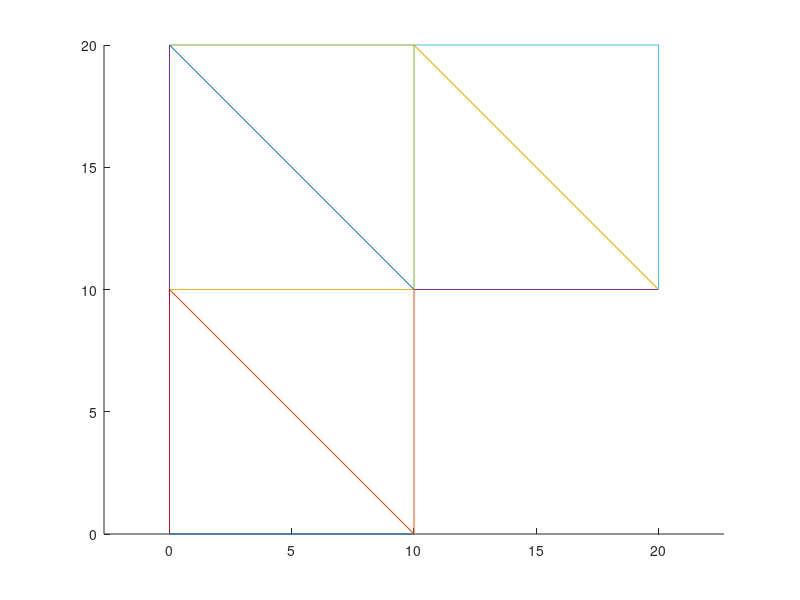
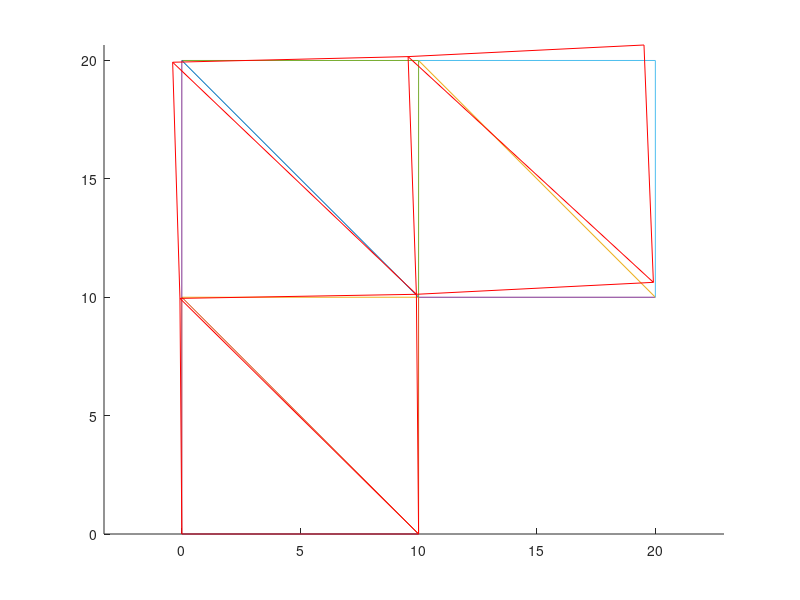
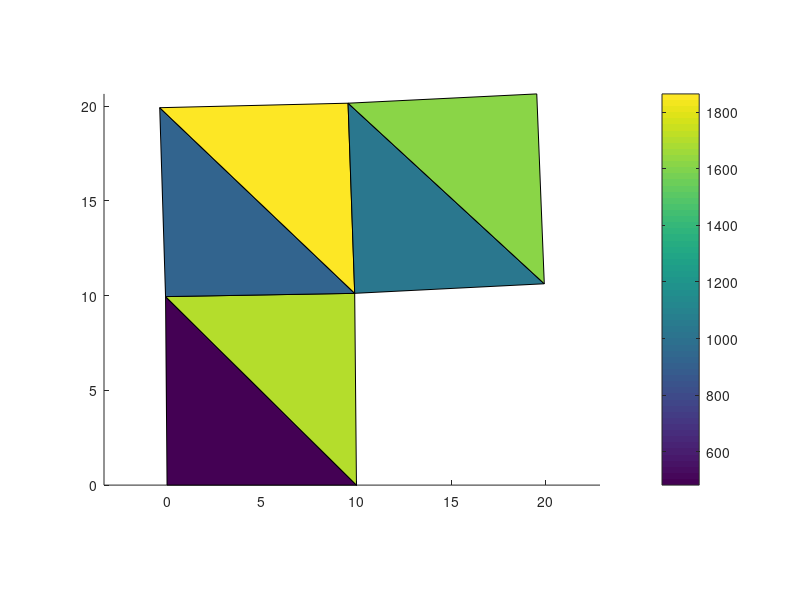

MATLAB code for these plots, in order:
close all;
clear all;
clc;

%---------------------------------------------------------------------
% Donn�es du probl�me
%---------------------------------------------------------------------

% Param�tres
h = 10. ;
e = 1. ;
% Materiau
Young = 210000. ;
nu = 0.3 ;
lambda = nu*Young/((1+nu)*(1-2*nu)) ;
mu = Young / (2*(1+nu)) ;
C = [lambda+2*mu lambda 0 ; lambda lambda+2*mu 0 ; 0 0 2*mu ] ;
% Effort
F = 1000. ;

% G�om�trie

% Noeuds 
Nodes{1}.V = [ 0 ; 0 ] ;
Nodes{2}.V = [ h ; 0 ] ;
Nodes{3}.V = [ 0 ; h ] ;
Nodes{4}.V = [ h ; h ] ;
Nodes{5}.V = [ 2*h ; h ] ;
Nodes{6}.V = [ 0 ; 2*h ] ;
Nodes{7}.V = [ h ; 2*h ] ;
Nodes{8}.V = [ 2*h ; 2*h ] ;

% Visualisation

figure

for k=1 : 4
    hold on
     plot([Nodes{k}.V(1,1) ; Nodes{k+1}.V(1,1)],[Nodes{k}.V(2,1) , Nodes{k+1}.V(2,1)]);
    axis equal
end
for k=6 : 7
     plot([Nodes{k}.V(1,1) ; Nodes{k+1}.V(1,1)],[Nodes{k}.V(2,1) , Nodes{k+1}.V(2,1)]);
end
for k=1 : 2
     plot([Nodes{k}.V(1,1) ; Nodes{k+2}.V(1,1)],[Nodes{k}.V(2,1) , Nodes{k+2}.V(2,1)]);
     plot([Nodes{k+3}.V(1,1) ; Nodes{k+5}.V(1,1)],[Nodes{k+3}.V(2,1) , Nodes{k+5}.V(2,1)]);
end
for k=3 : 5
     plot([Nodes{k}.V(1,1) ; Nodes{k+3}.V(1,1)],[Nodes{k}.V(2,1) , Nodes{k+3}.V(2,1)]);
end

% Elements
Elem{1}.connect = [1 2 3] ;
Elem{2}.connect = [4 3 2] ;
Elem{3}.connect = [3 4 6] ;
Elem{4}.connect = [7 6 4] ;
Elem{5}.connect = [4 5 7] ;
Elem{6}.connect = [8 7 5] ;

% Matrices B ;
Bel = [-1/h 0 1/h 0 0 0; 0 -1/h 0 0 0 1/h; -1/(h*sqrt(2)) -1/(h*sqrt(2)) 0 1/(h*sqrt(2)) 1/(h*sqrt(2)) 0];
for i=1:3
    B{2*i-1} = Bel ;
    B{2*i} = - Bel ;
end

% Matrice de rigidite elementaire
Ke = (e/2)*h^2*Bel'*C*Bel ;
keyboard

% Assemblage
Nddl = 2*length(Nodes);
K = zeros(Nddl) ;
for j = 1:length(Elem)
    el1 = Elem{j}.connect(1) ;
    el2 = Elem{j}.connect(2) ;
    el3 = Elem{j}.connect(3) ;
    K(2*el1-1:2*el1,2*el1-1:2*el1) = K(2*el1-1:2*el1,2*el1-1:2*el1)+ Ke(1:2,1:2) ;
    K(2*el2-1:2*el2,2*el2-1:2*el2) = K(2*el2-1:2*el2,2*el2-1:2*el2)+ Ke(3:4,3:4) ;
    K(2*el3-1:2*el3,2*el3-1:2*el3) = K(2*el3-1:2*el3,2*el3-1:2*el3)+ Ke(5:6,5:6) ;
    K(2*el1-1:2*el1,2*el2-1:2*el2) = K(2*el1-1:2*el1,2*el2-1:2*el2)+ Ke(1:2,3:4) ;
    K(2*el1-1:2*el1,2*el3-1:2*el3) = K(2*el1-1:2*el1,2*el3-1:2*el3)+ Ke(1:2,5:6) ;
    K(2*el2-1:2*el2,2*el3-1:2*el3) = K(2*el2-1:2*el2,2*el3-1:2*el3)+ Ke(3:4,5:6) ;
    K(2*el2-1:2*el2,2*el1-1:2*el1) = K(2*el2-1:2*el2,2*el1-1:2*el1)+ Ke(3:4,1:2) ;
    K(2*el3-1:2*el3,2*el1-1:2*el1) = K(2*el3-1:2*el3,2*el1-1:2*el1)+ Ke(5:6,1:2) ;
    K(2*el3-1:2*el3,2*el2-1:2*el2) = K(2*el3-1:2*el3,2*el2-1:2*el2)+ Ke(5:6,3:4) ;
end

% Vecteur force generalis�e
Fg = [0;0;0;0;0;0;0;0;0;e*h*F/2;0;0;0;0;0;e*h*F/2] ;

% Prise en compte des conditions d'encastrement

Kf = zeros(Nddl-4) ;
Kf(:,:) = K(5:Nddl,5:Nddl) ;
Fgf = zeros(Nddl-4,1) ;
Fgf(:) = Fg(5:Nddl) ;

% Calcul du d�placement
Uf = Kf\Fgf ;
U = zeros(Nddl,1) ;
U(5:Nddl)= Uf ;

%---------------------------------------------------------------------
% Visualisation graphique (configuration initale et d�form�e)
%---------------------------------------------------------------------

figure

for k=1 : 4
    hold on
     plot([Nodes{k}.V(1,1) ; Nodes{k+1}.V(1,1)],[Nodes{k}.V(2,1) , Nodes{k+1}.V(2,1)]);
    axis equal
end
for k=6 : 7
     plot([Nodes{k}.V(1,1) ; Nodes{k+1}.V(1,1)],[Nodes{k}.V(2,1) , Nodes{k+1}.V(2,1)]);
end
for k=1 : 2
     plot([Nodes{k}.V(1,1) ; Nodes{k+2}.V(1,1)],[Nodes{k}.V(2,1) , Nodes{k+2}.V(2,1)]);
     plot([Nodes{k+3}.V(1,1) ; Nodes{k+5}.V(1,1)],[Nodes{k+3}.V(2,1) , Nodes{k+5}.V(2,1)]);
end
for k=3 : 5
     plot([Nodes{k}.V(1,1) ; Nodes{k+3}.V(1,1)],[Nodes{k}.V(2,1) , Nodes{k+3}.V(2,1)]);
end

for k=1:length(Nodes)
    Nodes{k}.V(1,1) =  Nodes{k}.V(1,1) + U(2*k-1);
    Nodes{k}.V(2,1) =  Nodes{k}.V(2,1) + U(2*k);
end

for k=1 : 4
     plot([Nodes{k}.V(1,1) ; Nodes{k+1}.V(1,1)],[Nodes{k}.V(2,1) , Nodes{k+1}.V(2,1)],'r');
end
for k=6 : 7
     plot([Nodes{k}.V(1,1) ; Nodes{k+1}.V(1,1)],[Nodes{k}.V(2,1) , Nodes{k+1}.V(2,1)],'r');
end
for k=1 : 2
     plot([Nodes{k}.V(1,1) ; Nodes{k+2}.V(1,1)],[Nodes{k}.V(2,1) , Nodes{k+2}.V(2,1)],'r');
     plot([Nodes{k+3}.V(1,1) ; Nodes{k+5}.V(1,1)],[Nodes{k+3}.V(2,1) , Nodes{k+5}.V(2,1)],'r');
end
for k=3 : 5
     plot([Nodes{k}.V(1,1) ; Nodes{k+3}.V(1,1)],[Nodes{k}.V(2,1) , Nodes{k+3}.V(2,1)],'r');
end

%---------------------------------------------------------------------
% Post-traitement (sigma Von Mises)
%---------------------------------------------------------------------

Svmt = zeros(length(Elem),1) ;
figure
hold on
axis equal
colorbar

for j = 1:length(Elem)
    el1 = Elem{j}.connect(1) ;
    el2 = Elem{j}.connect(2) ;
    el3 = Elem{j}.connect(3) ;
    Uel{j}(1:2,1) = U(2*el1-1:2*el1,1) ;
    Uel{j}(3:4,1) = U(2*el2-1:2*el2,1) ;
    Uel{j}(5:6,1) = U(2*el3-1:2*el3,1) ;
    sigm{j} = C*B{j}*Uel{j} ;
    Svmt(j) = sqrt((sigm{j}(1)-sigm{j}(2))^2 + (3/2)*sqrt(1/2)*sigm{j}(3)^2 - sqrt(1/2)*sigm{j}(3)*(sigm{j}(1)+sigm{j}(2)));
    fill([Nodes{el1}.V(1,1) ; Nodes{el2}.V(1,1) ;  Nodes{el3}.V(1,1)],[Nodes{el1}.V(2,1) ; Nodes{el2}.V(2,1) ;  Nodes{el3}.V(2,1)],Svmt(j))
end



